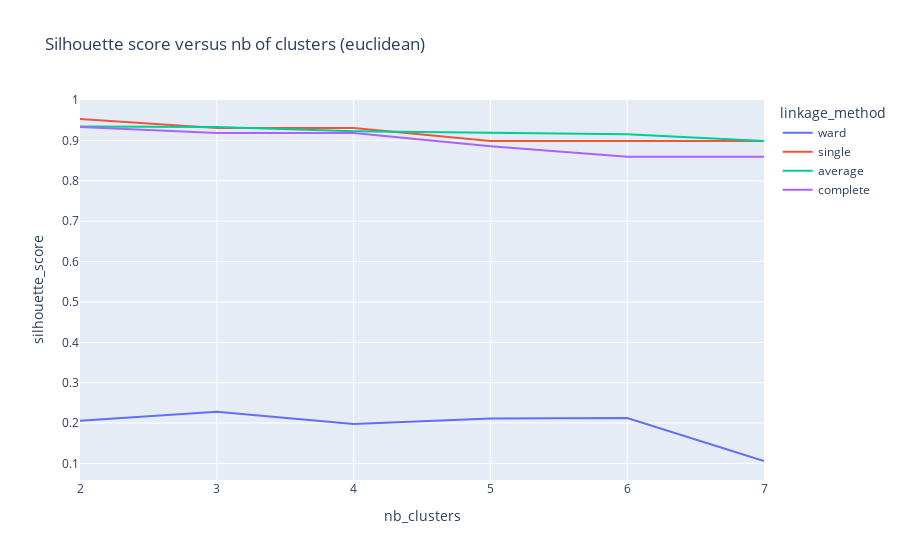
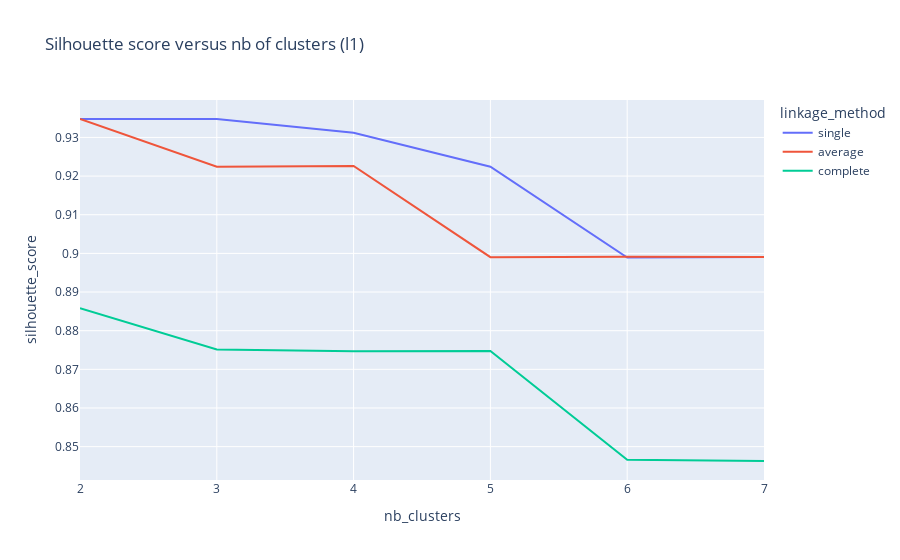
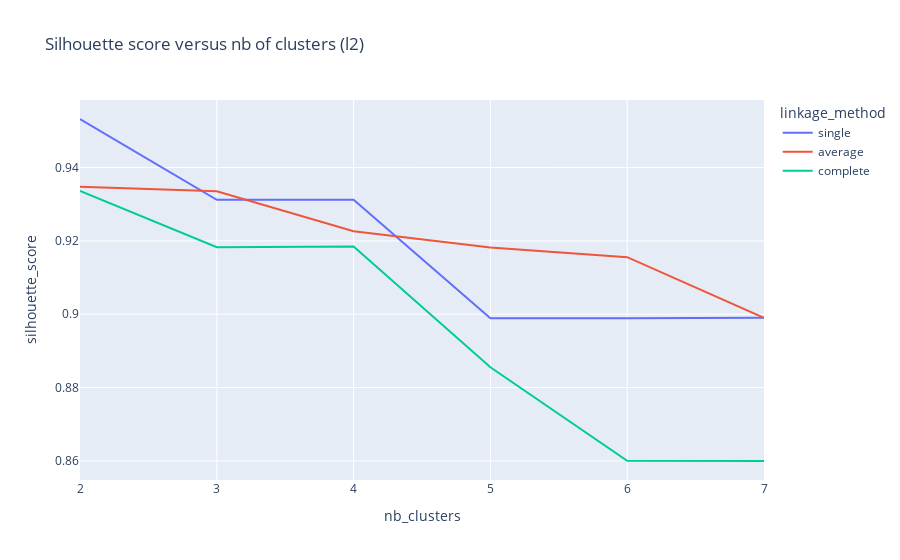
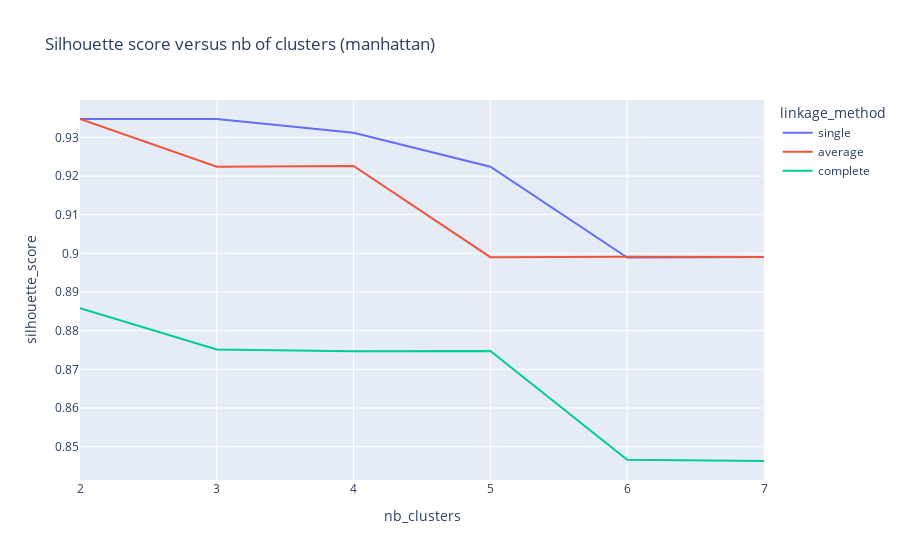

Write notebook code for charts like these, in order.
### Code cell
report = []
linkage_methods = ["ward", "single", "average", "complete"]
affinities = ["euclidean", "l1", "l2", "manhattan", "cosine"]
for nb_clusters in range(2, 8):
    for linkage_method in linkage_methods:
        for affinity in affinities:
            if linkage_method == "ward" and affinity != "euclidean":
                continue
            agg_clustering = AgglomerativeClustering(
                n_clusters=nb_clusters,
                linkage=linkage_method,
                affinity=affinity,
                compute_full_tree=False,
            ).fit(scaled_customers)

            report.append(
                {
                    "nb_clusters": nb_clusters,
                    "silhouette_score": metrics.silhouette_score(
                        scaled_customers, agg_clustering.labels_
                    ),
                    "linkage_method": linkage_method,
                    "affinity": affinity,
                }
            )

report = pd.DataFrame(report)
print(report)
for affinity in affinities:
    report_affinity = report[report.affinity == affinity]
    fig = px.line(
        report_affinity,
        title="Silhouette score versus nb of clusters ({0})".format(affinity),
        x="nb_clusters",
        y="silhouette_score",
        color="linkage_method",
    )

    fig.show()

### Figure 1 — Plotly figure (JSON) as saved in the notebook; plotly's stock layout.template omitted (floating-point values rounded to 4 significant figures)
{"data": [{"hovertemplate": "linkage_method=ward<br>nb_clusters=%{x}<br>silhouette_score=%{y}<extra></extra>", "legendgroup": "ward", "line": {"color": "#636efa", "dash": "solid"}, "marker": {"symbol": "circle"}, "mode": "lines", "name": "ward", "orientation": "v", "showlegend": true, "x": [2, 3, 4, 5, 6, 7], "xaxis": "x", "y": [0.2058, 0.2277, 0.1974, 0.2112, 0.2122, 0.106], "yaxis": "y", "type": "scatter"}, {"hovertemplate": "linkage_method=single<br>nb_clusters=%{x}<br>silhouette_score=%{y}<extra></extra>", "legendgroup": "single", "line": {"color": "#EF553B", "dash": "solid"}, "marker": {"symbol": "circle"}, "mode": "lines", "name": "single", "orientation": "v", "showlegend": true, "x": [2, 3, 4, 5, 6, 7], "xaxis": "x", "y": [0.9532, 0.9312, 0.9312, 0.8989, 0.8989, 0.899], "yaxis": "y", "type": "scatter"}, {"hovertemplate": "linkage_method=average<br>nb_clusters=%{x}<br>silhouette_score=%{y}<extra></extra>", "legendgroup": "average", "line": {"color": "#00cc96", "dash": "solid"}, "marker": {"symbol": "circle"}, "mode": "lines", "name": "average", "orientation": "v", "showlegend": true, "x": [2, 3, 4, 5, 6, 7], "xaxis": "x", "y": [0.9348, 0.9335, 0.9226, 0.9182, 0.9155, 0.899], "yaxis": "y", "type": "scatter"}, {"hovertemplate": "linkage_method=complete<br>nb_clusters=%{x}<br>silhouette_score=%{y}<extra></extra>", "legendgroup": "complete", "line": {"color": "#ab63fa", "dash": "solid"}, "marker": {"symbol": "circle"}, "mode": "lines", "name": "complete", "orientation": "v", "showlegend": true, "x": [2, 3, 4, 5, 6, 7], "xaxis": "x", "y": [0.9336, 0.9183, 0.9185, 0.8855, 0.86, 0.86], "yaxis": "y", "type": "scatter"}], "layout": {"xaxis": {"anchor": "y", "domain": [0.0, 1.0], "title": {"text": "nb_clusters"}}, "yaxis": {"anchor": "x", "domain": [0.0, 1.0], "title": {"text": "silhouette_score"}}, "legend": {"title": {"text": "linkage_method"}, "tracegroupgap": 0}, "title": {"text": "Silhouette score versus nb of clusters (euclidean)"}}}

### Figure 2 — Plotly figure (JSON) as saved in the notebook; plotly's stock layout.template omitted (floating-point values rounded to 4 significant figures)
{"data": [{"hovertemplate": "linkage_method=single<br>nb_clusters=%{x}<br>silhouette_score=%{y}<extra></extra>", "legendgroup": "single", "line": {"color": "#636efa", "dash": "solid"}, "marker": {"symbol": "circle"}, "mode": "lines", "name": "single", "orientation": "v", "showlegend": true, "x": [2, 3, 4, 5, 6, 7], "xaxis": "x", "y": [0.9348, 0.9348, 0.9312, 0.9224, 0.8989, 0.899], "yaxis": "y", "type": "scatter"}, {"hovertemplate": "linkage_method=average<br>nb_clusters=%{x}<br>silhouette_score=%{y}<extra></extra>", "legendgroup": "average", "line": {"color": "#EF553B", "dash": "solid"}, "marker": {"symbol": "circle"}, "mode": "lines", "name": "average", "orientation": "v", "showlegend": true, "x": [2, 3, 4, 5, 6, 7], "xaxis": "x", "y": [0.9348, 0.9224, 0.9226, 0.899, 0.8991, 0.899], "yaxis": "y", "type": "scatter"}, {"hovertemplate": "linkage_method=complete<br>nb_clusters=%{x}<br>silhouette_score=%{y}<extra></extra>", "legendgroup": "complete", "line": {"color": "#00cc96", "dash": "solid"}, "marker": {"symbol": "circle"}, "mode": "lines", "name": "complete", "orientation": "v", "showlegend": true, "x": [2, 3, 4, 5, 6, 7], "xaxis": "x", "y": [0.8858, 0.8752, 0.8747, 0.8747, 0.8466, 0.8463], "yaxis": "y", "type": "scatter"}], "layout": {"xaxis": {"anchor": "y", "domain": [0.0, 1.0], "title": {"text": "nb_clusters"}}, "yaxis": {"anchor": "x", "domain": [0.0, 1.0], "title": {"text": "silhouette_score"}}, "legend": {"title": {"text": "linkage_method"}, "tracegroupgap": 0}, "title": {"text": "Silhouette score versus nb of clusters (l1)"}}}

### Figure 3 — Plotly figure (JSON) as saved in the notebook; plotly's stock layout.template omitted (floating-point values rounded to 4 significant figures)
{"data": [{"hovertemplate": "linkage_method=single<br>nb_clusters=%{x}<br>silhouette_score=%{y}<extra></extra>", "legendgroup": "single", "line": {"color": "#636efa", "dash": "solid"}, "marker": {"symbol": "circle"}, "mode": "lines", "name": "single", "orientation": "v", "showlegend": true, "x": [2, 3, 4, 5, 6, 7], "xaxis": "x", "y": [0.9532, 0.9312, 0.9312, 0.8989, 0.8989, 0.899], "yaxis": "y", "type": "scatter"}, {"hovertemplate": "linkage_method=average<br>nb_clusters=%{x}<br>silhouette_score=%{y}<extra></extra>", "legendgroup": "average", "line": {"color": "#EF553B", "dash": "solid"}, "marker": {"symbol": "circle"}, "mode": "lines", "name": "average", "orientation": "v", "showlegend": true, "x": [2, 3, 4, 5, 6, 7], "xaxis": "x", "y": [0.9348, 0.9335, 0.9226, 0.9182, 0.9155, 0.899], "yaxis": "y", "type": "scatter"}, {"hovertemplate": "linkage_method=complete<br>nb_clusters=%{x}<br>silhouette_score=%{y}<extra></extra>", "legendgroup": "complete", "line": {"color": "#00cc96", "dash": "solid"}, "marker": {"symbol": "circle"}, "mode": "lines", "name": "complete", "orientation": "v", "showlegend": true, "x": [2, 3, 4, 5, 6, 7], "xaxis": "x", "y": [0.9336, 0.9183, 0.9185, 0.8855, 0.86, 0.86], "yaxis": "y", "type": "scatter"}], "layout": {"xaxis": {"anchor": "y", "domain": [0.0, 1.0], "title": {"text": "nb_clusters"}}, "yaxis": {"anchor": "x", "domain": [0.0, 1.0], "title": {"text": "silhouette_score"}}, "legend": {"title": {"text": "linkage_method"}, "tracegroupgap": 0}, "title": {"text": "Silhouette score versus nb of clusters (l2)"}}}

### Figure 4 — Plotly figure (JSON) as saved in the notebook; plotly's stock layout.template omitted (floating-point values rounded to 4 significant figures)
{"data": [{"hovertemplate": "linkage_method=single<br>nb_clusters=%{x}<br>silhouette_score=%{y}<extra></extra>", "legendgroup": "single", "line": {"color": "#636efa", "dash": "solid"}, "marker": {"symbol": "circle"}, "mode": "lines", "name": "single", "orientation": "v", "showlegend": true, "x": [2, 3, 4, 5, 6, 7], "xaxis": "x", "y": [0.9348, 0.9348, 0.9312, 0.9224, 0.8989, 0.899], "yaxis": "y", "type": "scatter"}, {"hovertemplate": "linkage_method=average<br>nb_clusters=%{x}<br>silhouette_score=%{y}<extra></extra>", "legendgroup": "average", "line": {"color": "#EF553B", "dash": "solid"}, "marker": {"symbol": "circle"}, "mode": "lines", "name": "average", "orientation": "v", "showlegend": true, "x": [2, 3, 4, 5, 6, 7], "xaxis": "x", "y": [0.9348, 0.9224, 0.9226, 0.899, 0.8991, 0.899], "yaxis": "y", "type": "scatter"}, {"hovertemplate": "linkage_method=complete<br>nb_clusters=%{x}<br>silhouette_score=%{y}<extra></extra>", "legendgroup": "complete", "line": {"color": "#00cc96", "dash": "solid"}, "marker": {"symbol": "circle"}, "mode": "lines", "name": "complete", "orientation": "v", "showlegend": true, "x": [2, 3, 4, 5, 6, 7], "xaxis": "x", "y": [0.8858, 0.8752, 0.8747, 0.8747, 0.8466, 0.8463], "yaxis": "y", "type": "scatter"}], "layout": {"xaxis": {"anchor": "y", "domain": [0.0, 1.0], "title": {"text": "nb_clusters"}}, "yaxis": {"anchor": "x", "domain": [0.0, 1.0], "title": {"text": "silhouette_score"}}, "legend": {"title": {"text": "linkage_method"}, "tracegroupgap": 0}, "title": {"text": "Silhouette score versus nb of clusters (manhattan)"}}}
